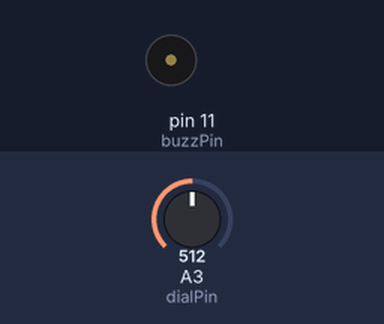
Bench run of a sketch on a simulated Arduino Uno, built with avr-gcc and run on an emulated ATmega328P. Parts: buzzer (waves = sounding, pin HIGH). Inputs (shaded band) come from the test bench; at power-on: A3 (dialPin) = 512. What the sketch prints to the serial monitor is not drawn.

Above: at 1.2 s.
1.3 s: A3 (dialPin) set to 984
2.8 s: A3 (dialPin) set to 1010
At 3.2 s:
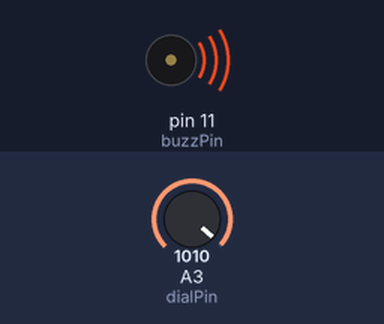
4.3 s: A3 (dialPin) set to 990
At 5.5 s:
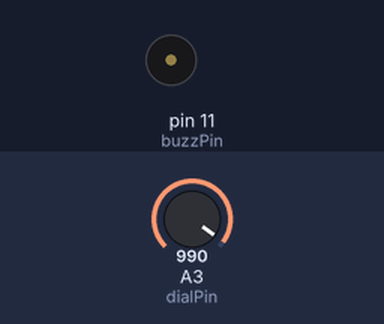
5.8 s: A3 (dialPin) set to 1023
At 6.7 s:
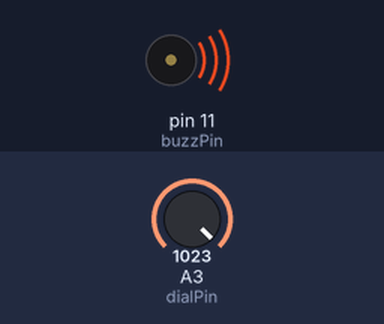
Timing chart, 0 to 8.3 s (numbered marks = the images above; inputs shaded):
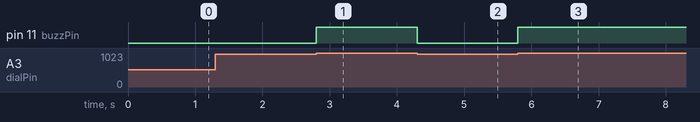

Measured:
- the behaviour switches between 1000 and 1001 on A3 (dialPin) (found by bisection; images 0 and 1)
- after the input at 2.8 s, pin 11 (buzzPin): LOW → HIGH at once
- after the input at 4.3 s, pin 11 (buzzPin): HIGH → LOW at once
- after the input at 5.8 s, pin 11 (buzzPin): LOW → HIGH at once

The sketch:

active_buzzer_potmeter_warning.ino
```cpp
int readVal;
int buzzPin=11;
int dialPin=A3;
int delayT=1000;


void setup() {
  // put your setup code here, to run once:
Serial.begin(115200);
pinMode(buzzPin, OUTPUT);
pinMode(dialPin, INPUT);

}

void loop() {
  // put your main code here, to run repeatedly:
readVal=analogRead(dialPin);
Serial.println(readVal);
while (readVal>1000){
  digitalWrite(buzzPin, HIGH);
  readVal=analogRead(dialPin);
  Serial.println(readVal);
}
digitalWrite(buzzPin, LOW);
}
```
